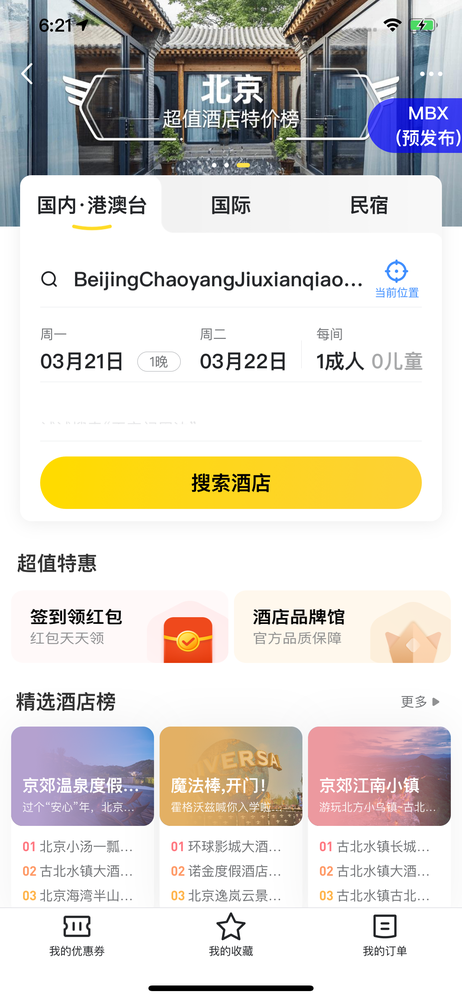
#> input picture HelloWorld/media/template.png, 462 x 1000 px, shrunk from 1242 x 2688 before the run, found by its file name
$ python findTargetPositon.py
#> lines starting #> are read from the running program, lines starting #| are printed output that depends on the picture
import cv2


# 成功过获取了元素中心点坐标
def get_target_rectangle(left_top_pos, w, h):
    """根据左上角点和宽高求出目标区域."""
    x_min, y_min = left_top_pos
    # 中心位置的坐标:
    x_middle, y_middle = int(x_min + w / 2), int(y_min + h / 2)
    # 左下(min,max)->右下(max,max)->右上(max,min)
    left_bottom_pos, right_bottom_pos = (x_min, y_min + h), (x_min + w, y_min + h)
    right_top_pos = (x_min + w, y_min)
    # 点击位置:
    middle_point = (x_middle, y_middle)
    # 识别目标区域: 点序:左上->左下->右下->右上, 左上(min,min)右下(max,max)
    rectangle = (left_top_pos, left_bottom_pos, right_bottom_pos, right_top_pos)
    return middle_point, rectangle


def getTargetPositon(templatePicPath, targetPicPath):
    template = cv2.imread(templatePicPath)
#> template is the input picture: shape (1000, 462, 3); mean B, G, R 205.4, 211.9, 216.6
    gray = cv2.cvtColor(template, cv2.COLOR_BGR2GRAY)
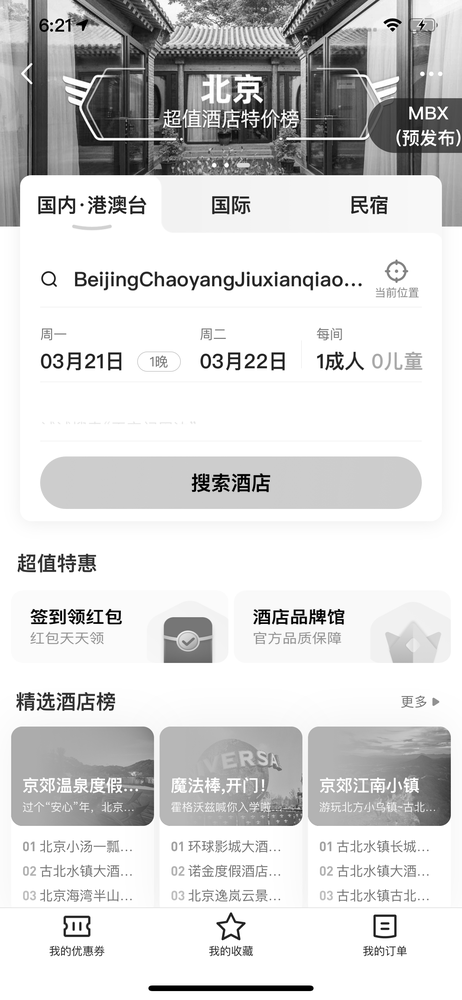
#> gray: shape (1000, 462); min 0, max 255, mean 212.6

    targetPic = cv2.imread(targetPicPath, 0)
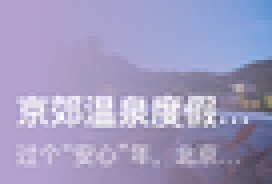
#> input picture HelloWorld/media/target.png, 68 x 46 px, shrunk from 184 x 124 before the run, found by its file name (shown 4 times larger)
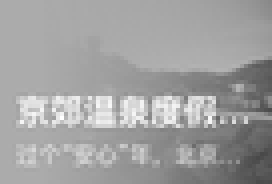
#> targetPic: shape (46, 68) (shown 4 times larger); min 73, max 255, mean 160.9

    result = cv2.matchTemplate(gray, targetPic, cv2.TM_CCOEFF)
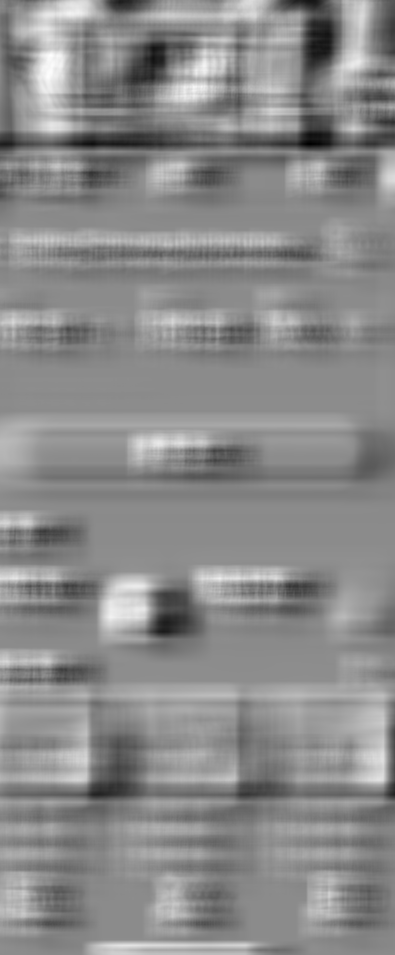
#> result: shape (955, 395) float32; min -3419343.2, max 2809786, mean -33530.5; drawn with min black and max white
    min_val, max_val, min_loc, max_loc = cv2.minMaxLoc(result)
#> min_val = -3419343.2; max_val = 2809786; min_loc = (310, 143); max_loc = (50, 55)
    height, width = targetPic.shape[:2]
#> height = 46; width = 68
    top_left = max_loc
#> top_left = (50, 55)
    middle_point, rectangle = get_target_rectangle(top_left, height, width)
#> in get_target_rectangle, `x_min, y_min = left_top_pos`: x_min = 50; y_min = 55
#> in get_target_rectangle, `x_middle, y_middle = int(x_min + w / 2), int(y_min + h / 2)`: x_middle = 73; y_middle = 89
#> in get_target_rectangle, `left_bottom_pos, right_bottom_pos = (x_min, y_min + h), (x_min + w, y_..`: left_bottom_pos = (50, 123); right_bottom_pos = (96, 123)
#> in get_target_rectangle, `right_top_pos = (x_min + w, y_min)`: right_top_pos = (96, 55)
#> in get_target_rectangle, `middle_point = (x_middle, y_middle)`: middle_point = (73, 89)
#> in get_target_rectangle, `rectangle = (left_top_pos, left_bottom_pos, right_bottom_pos, right_to..`: rectangle = ((50, 55), (50, 123), (96, 123), (96, 55))
#> middle_point = (73, 89); rectangle = ((50, 55), (50, 123), (96, 123), (96, 55))
    print(middle_point)
#| (73, 89)
    # [6 lines of commented-out code are left out]


templatePicPath = '/Users/timo/PycharmProjects/AirTest/HelloWorld/media/template.png'
targetPicPath = '/Users/timo/PycharmProjects/AirTest/HelloWorld/media/target.png'
getTargetPositon(templatePicPath, targetPicPath)

# [17 lines of commented-out code are left out]
